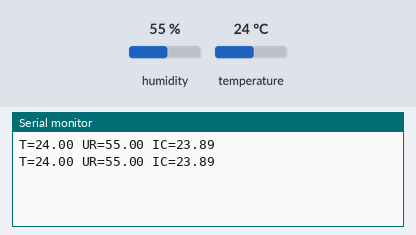
A sketch run on a simulated Arduino Uno, built with avr-gcc and run on an emulated ATmega328P. On the bench: the last lines printed to the serial monitor. Inputs (shaded band) come from the test bench; at power-on: humidity 55 %, temperature 24 °C.

Above: at 2.8 s.
2.9 s: humidity set to 22 %
At 5.2 s:
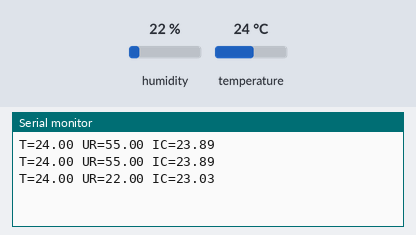
5.6 s: temperature set to 12 °C
At 6.4 s:
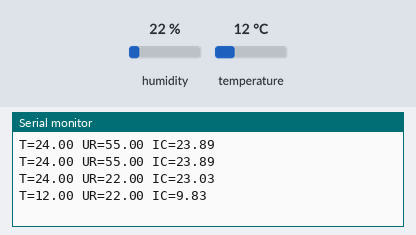
8.3 s: humidity set to 40 %
At 11.3 s:
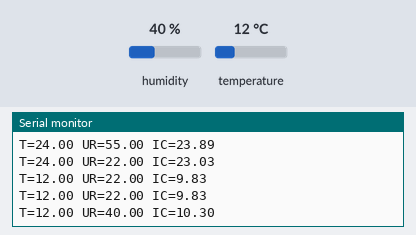
Timing chart, 0 to 12.8 s (numbered marks = the images above; inputs shaded):
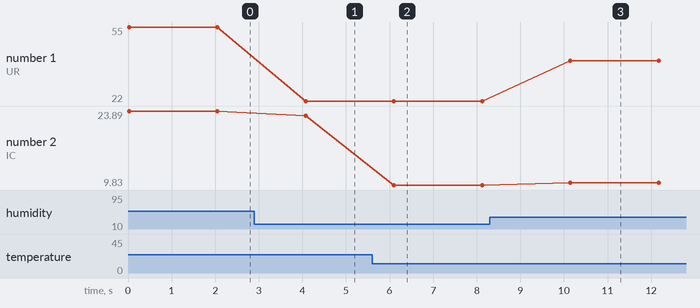

Measured:
- after the input at 2.9 s, the serial monitor: prints a new line after 1.2 s (image 1)
- after the input at 5.6 s, the serial monitor: prints a new line after 0.50 s (image 2)
- after the input at 8.3 s, the serial monitor: prints a new line after 1.8 s (image 3)
- plotted number 1: 55 → 22 after the input at 2.9 s, 22 → 40 after the input at 8.3 s
- plotted number 2: 23.89 → 23.03 after the input at 2.9 s, 23.03 → 9.83 after the input at 5.6 s, 9.83 → 10.3 after the input at 8.3 s

The sketch:

Projeto_163_Indice_de_calor_com_DHT11.ino
```cpp
// Projeto 163 - Indice de calor com DHT11
// Arduino Uno | Arduino Neon Lab

#include <DHT.h>
DHT dht(2,DHT11);
void setup(){Serial.begin(9600);dht.begin();}
void loop(){
 float t=dht.readTemperature(),h=dht.readHumidity();
 if(isnan(t)||isnan(h)){Serial.println("Falha DHT");delay(2000);return;}
 float indice=dht.computeHeatIndex(t,h,false);
 Serial.print("T=");Serial.print(t);
 Serial.print(" UR=");Serial.print(h);
 Serial.print(" IC=");Serial.println(indice);delay(2000);
}
```
